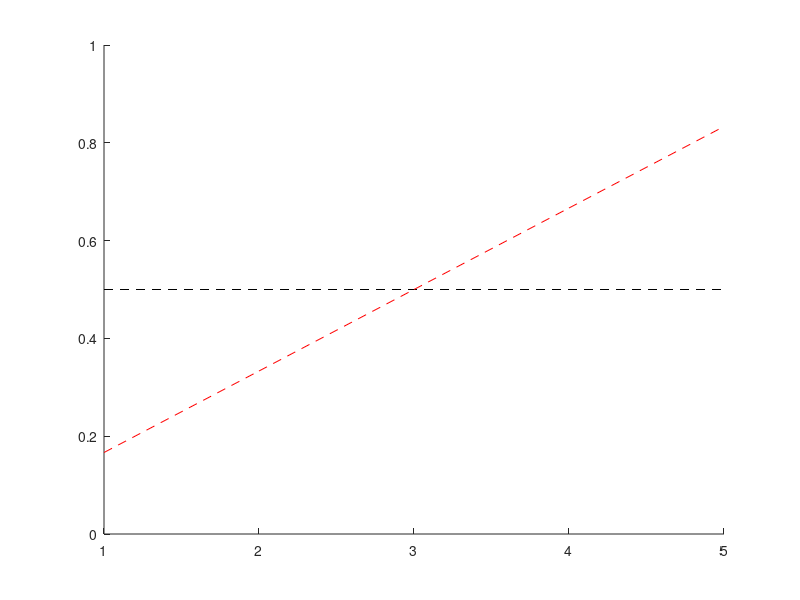

Source code (MATLAB): (Note: this script raises an error after producing the figure.)
close all;
clear;
rng(0);

V_gt = (1:5) / 6;
gamma = 1;

EpisodeNum = 100;
alpha = 0.1;
V = ones(1, 5) * 0.5;
figure('Position', [300 200 500 400]); hold on;
plot(V, 'k--');
plot(V_gt, 'r--');
PlotEpisode = [1, 10, 100];
for Episode = 1:EpisodeNum
    [s_history, a_history, r_history] = OneTrial(randi(length(V)));
    T = length(a_history);
    for t = 1:(T - 1)
        V(s_history(t)) = V(s_history(t)) + alpha * (r_history(t) + gamma * V(s_history(t + 1)) - V(s_history(t)));
    end
    V(s_history(T)) = V(s_history(T)) + alpha * (r_history(T) - V(s_history(T)));
    if ismember(Episode, PlotEpisode)
        plot(V, 'Color', 'b');
    end
end
set(gca, 'XTick', 1:5, 'XTickLabel', {'A', 'B', 'C', 'D', 'E'}, 'FontSize', 15);

hRMS = figure('Position', [300 200 500 300]); hold on;
for alpha = [0.05, 0.1, 0.15]
    SimNum = 100;
    RMS = zeros(1, EpisodeNum);
    for SimID = 1:SimNum
        V = ones(1, 5) * 0.5;
        for Episode = 1:EpisodeNum
            [s_history, a_history, r_history] = OneTrial(randi(length(V)));
            T = length(a_history);
            for t = 1:(T - 1)
                V(s_history(t)) = V(s_history(t)) + alpha * (r_history(t) + gamma * V(s_history(t + 1)) - V(s_history(t)));
            end
            V(s_history(T)) = V(s_history(T)) + alpha * (r_history(T) - V(s_history(T)));
            RMS(Episode) = RMS(Episode) + mean((V - V_gt).^2)^0.5 / SimNum;
        end
    end
    plot(RMS);
end
xlabel('Episodes');
ylabel('RMS'); ylim([0, 0.25]);
legend('0.05', '0.1', '0.15', 'Location', 'NorthEast');
set(gca, 'FontSize', 15);

hMC = figure('Position', [300 200 500 300]); hold on;
for alpha = [0.01, 0.02, 0.03, 0.04]
    SimNum = 100;
    RMS = zeros(1, EpisodeNum);
    for SimID = 1:SimNum
        V = ones(1, 5) * 0.5;
        for Episode = 1:EpisodeNum
            [s_history, a_history, r_history] = OneTrial(randi(length(V)));
            g = r_history(end);
            for t = 1:length(a_history)
                V(s_history(t)) = V(s_history(t)) + alpha * (g - V(s_history(t)));
            end
            RMS(Episode) = RMS(Episode) + mean((V - V_gt).^2)^0.5 / SimNum;
        end
    end
    plot(RMS);
end
xlabel('Episodes');
ylabel('RMS'); ylim([0, 0.25]);
legend('0.01', '0.02', '0.03', '0.04', 'Location', 'SouthWest');
set(gca, 'FontSize', 15);

alpha = 1e-3;
SimNum = 100;
RMS = zeros(1, SimNum);
EpisodeNum = 100;
s_history = cell(1, EpisodeNum);
a_history = cell(1, EpisodeNum);
r_history = cell(1, EpisodeNum);
figure('Position', [300 200 500 300]); hold on;
for SimID = 1:SimNum
    V = ones(1, 5) * 0.5;
    for Episode = 1:EpisodeNum
        [s_history{Episode}, a_history{Episode}, r_history{Episode}] = OneTrial(randi(length(V)));
        dV = Inf * ones(1, 5);
        while max(abs(dV)) > 1e-3
            dV = zeros(1, 5);
            for BatchIter = 1:Episode
                T = length(a_history{BatchIter});
                for t = 1:(T - 1)
                    dV(s_history{BatchIter}(t)) = dV(s_history{BatchIter}(t)) + ...
                        alpha * (r_history{BatchIter}(t) + gamma * V(s_history{BatchIter}(t + 1)) - V(s_history{BatchIter}(t)));
                end
                dV(s_history{BatchIter}(T)) = dV(s_history{BatchIter}(T)) + alpha * (r_history{BatchIter}(T) - V(s_history{BatchIter}(T)));
            end
            V = V + dV;
        end
        RMS(Episode) = RMS(Episode) + mean((V - V_gt).^2)^0.5 / SimNum;
    end
end
plot(RMS);
RMS = zeros(1, SimNum);
for SimID = 1:SimNum
    V = ones(1, 5) * 0.5;
    for Episode = 1:EpisodeNum
        [s_history{Episode}, a_history{Episode}, r_history{Episode}] = OneTrial(randi(length(V)));
        dV = Inf * ones(1, 5);
        while max(abs(dV)) > 1e-3
            dV = zeros(1, 5);
            for BatchIter = 1:Episode
                T = length(a_history{BatchIter});
                g = r_history{BatchIter}(end);
                for t = 1:T
                    dV(s_history{BatchIter}(t)) = dV(s_history{BatchIter}(t)) + ...
                        alpha * (g - V(s_history{BatchIter}(t)));
                end
            end
            V = V + dV;
        end
        RMS(Episode) = RMS(Episode) + mean((V - V_gt).^2)^0.5 / SimNum;
    end
end
plot(RMS);
xlabel('Episodes');
ylabel('RMS'); ylim([0, 0.25]);
title('Batch updating');
legend('TD', 'MC');
set(gca, 'FontSize', 15);